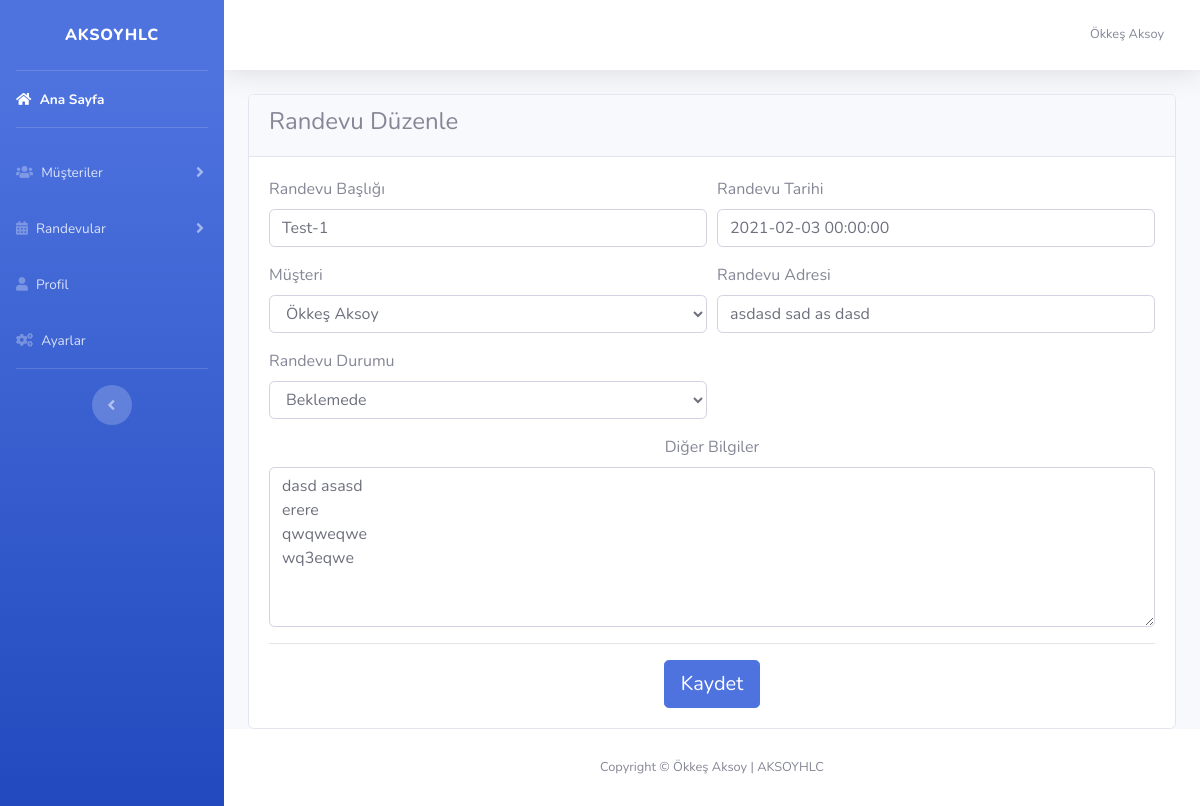
The app's page /Dosyalar/randevuduzenle.php?id=2 (signed in) with its own data.
### tables this page shows
CREATE TABLE `randevu` (
  `id` int(11) NOT NULL,
  `baslik` varchar(530) NOT NULL,
  `tarih` datetime DEFAULT NULL,
  `musteri` int(11) NOT NULL,
  `adres` text NOT NULL,
  `detay` text NOT NULL,
  `eklenme_tarihi` datetime NOT NULL DEFAULT current_timestamp(),
  `durum` int(11) NOT NULL DEFAULT 0
);

CREATE TABLE `musteri` (
  `musteri_id` int(11) NOT NULL,
  `musteri_isim` varchar(530) DEFAULT NULL,
  `musteri_mail` varchar(250) DEFAULT NULL,
  `musteri_telefon` varchar(25) DEFAULT NULL,
  `musteri_adres` varchar(530) DEFAULT NULL,
  `musteri_tc` varchar(20) DEFAULT NULL,
  `musteri_detay` text DEFAULT NULL,
  `eklenme_tarihi` datetime NOT NULL DEFAULT current_timestamp()
);

### Dosyalar/fonksiyonlar.php (called while the page is built, shortened)
<?php
function durumlar()
{
	$x=[
		'Beklemede','Devam Ediyor', 'İptal Edildi', 'Tamamlandı'
	];
	return $x;
}
function tekil($tablo,$sutun,$id)
{
	global $db;
	$sorgu=$db->prepare("SELECT * FROM $tablo WHERE $sutun='$id' ");
	$sorgu->execute();
	$liste=$sorgu->fetch(PDO::FETCH_ASSOC);
	return $liste;
}
?>

### Dosyalar/randevuduzenle.php (the view, shortened to what this page needs)
<?php
require_once 'header.php';
$veri=tekil("randevu", "id", $_GET['id']);
extract($veri);
?>
<div class="container">
	<div class="row">
		<div class="col-md-12">
			<div class="card">
				<div class="card-header">
					<h4>Randevu Düzenle</h4>
				</div>
				<div class="card-body">
					<form action="" method="POST" accept-charset="utf-8">
						<div class="form-row">
							<div class="col-md-6 form-group">
								<label>Randevu Başlığı</label>
								<input type="text" class="form-control" value="<?php echo $baslik ?>" name="baslik">
							</div>
							<div class="col-md-6 form-group">
								<label>Randevu Tarihi</label>
								<input type="text" class="form-control tarihsaat" value="<?php echo $tarih ?>" name="tarih">
							</div>
						</div>
						<div class="form-row">
							<div class="col-md-6 form-group">
								<label>Müşteri</label>
								<select name="musteri" class="form-control">
									<?php
									$sorgu=$db->prepare("SELECT * FROM musteri");
									$sorgu->execute();
									while ($mustericek=$sorgu->fetch(PDO::FETCH_ASSOC)) { ?>
										<option <?php if($musteri==$mustericek['musteri_id']){echo "selected";} ?> value="<?php echo $mustericek['musteri_id'] ?>"><?php echo $mustericek['musteri_isim'] ?></option>
									<?php }
									?>
								</select>
							</div>
							<div class="col-md-6 form-group">
								<label>Randevu Adresi</label>
								<input type="text" class="form-control" value="<?php echo $adres ?>"  name="adres">
							</div>
						</div>
						<div class="form-row">
							<div class="col-md-6 form-group">
								<label>Randevu Durumu</label>
								<select name="durum" class="form-control">
									<?php foreach (durumlar() as $key => $value): ?>
										<option <?php if($durum==$key){echo "selected";} ?>  value="<?php echo $key ?>"><?php echo $value ?></option>
									<?php endforeach ?>
								</select>
							</div>
						</div>
						<div class="text-center mb-3">
							<label>Diğer Bilgiler</label>
							<textarea name="detay" class="form-control" style="min-height: 10rem"><?php echo $detay ?></textarea>
						</div>
						<hr>
						<div class="text-center">
							<button type="submit" name="guncelle" class="btn btn-primary btn-lg">Kaydet</button>
						</div>
					</form>
				</div>
			</div>
		</div>
	</div>
</div>
<?php require_once 'footer.php'; ?>

### records on screen
randevu: baslik "Test-1", tarih "2021-02-03 00:00:00", musteri "Ökkeş Aksoy", adres "asdasd sad as dasd", durum "Beklemede", detay "dasd asasd erere qwqweqwe wq3eqwe"

### other values on screen
$_SESSION['kul_isim'] "Ökkeş Aksoy"
